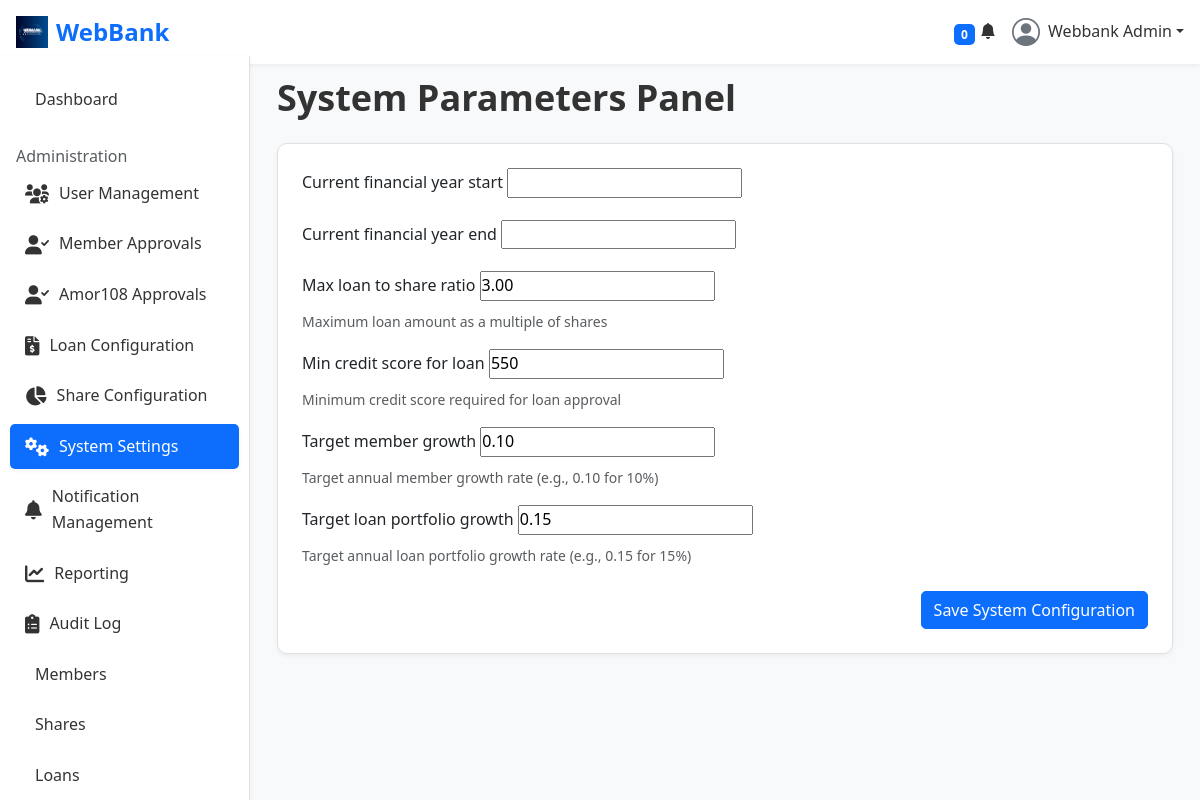
Screenshot of /admin-panel/system-config/ (signed in) with the database file from the repository.
### accounts/models.py (models this page shows, shortened)
class User(AbstractUser):
    USER_TYPES = (
        ('member', 'Member'),
        ('director', 'Director'),
        ('admin', 'System Admin'),
        ('guarantor', 'Guarantor'),
        ('founder', 'Founder'),
    )
    email = models.EmailField(unique=True) # Redefine email to make it unique
    USERNAME_FIELD = 'email'
    REQUIRED_FIELDS = ['first_name', 'last_name', 'phone_number']
    user_type = models.CharField(max_length=20, choices=USER_TYPES, default='member')
    phone_number = models.CharField(max_length=15, blank=True)
    residential_area = models.CharField(max_length=100, blank=True)
    address = models.TextField(blank=True)
    nationality = models.CharField(max_length=50, blank=True)
    id_number = models.CharField(max_length=20, blank=True)
    passport_no = models.CharField(max_length=20, blank=True)
    date_of_birth = models.DateField(null=True, blank=True)
    profile_picture = models.ImageField(upload_to='profiles/', null=True, blank=True)
    member_id = models.CharField(max_length=20, unique=True, null=True, blank=True)
    date_joined_sacco = models.DateField(null=True, blank=True)
    credit_score = models.IntegerField(default=750)
    is_verified = models.BooleanField(default=False)
    PROFILE_VISIBILITY_CHOICES = [
        ('private', 'Private'),
        ('public', 'Public'),
        ('only_me', 'Only Me'),
    ]
    profile_visibility = models.CharField(max_length=10, choices=PROFILE_VISIBILITY_CHOICES, default='private')
    two_factor_enabled = models.BooleanField(default=False) # Controls user preference for 2FA; full 2FA enforcement logic to be implemented separately.
    email_notifications = models.BooleanField(default=True)
    sms_notifications = models.BooleanField(default=False)
    loan_status_notifications = models.BooleanField(default=True)
    payment_reminders = models.BooleanField(default=True)
    share_dividend_notifications = models.BooleanField(default=True)
    system_maintenance_notifications = models.BooleanField(default=False)
    PREFERRED_LANGUAGE_CHOICES = [
        ('en', 'English'),
        ('es', 'Spanish'),
        ('fr', 'French'),
    ]
    preferred_language = models.CharField(max_length=5, choices=PREFERRED_LANGUAGE_CHOICES, default='en')
    PREFERRED_CURRENCY_CHOICES = [
        ('KES', 'KES (Ksh)'),
        ('USD', 'USD ($)'),
        ('EUR', 'EUR (€)'),
    ]
    preferred_currency = models.CharField(max_length=5, choices=PREFERRED_CURRENCY_CHOICES, default='KES')
    dark_mode_enabled = models.BooleanField(default=False)
    preferred_director = models.ForeignKey(
        'self',
        on_delete=models.SET_NULL,
        null=True,
        blank=True,
        related_name='preferred_members',
        limit_choices_to={'user_type': 'director'} # Filter choices to directors only
    )

### admin_panel/models.py (models this page shows, shortened)
class SaccoConfiguration(models.Model):
    current_financial_year_start = models.DateField(null=True, blank=True)
    current_financial_year_end = models.DateField(null=True, blank=True)
    max_loan_to_share_ratio = models.DecimalField(max_digits=5, decimal_places=2, default=3.00, help_text="Maximum loan amount as a multiple of shares")
    min_credit_score_for_loan = models.IntegerField(default=550, help_text="Minimum credit score required for loan approval")
    target_member_growth = models.DecimalField(max_digits=5, decimal_places=2, default=0.10, help_text="Target annual member growth rate (e.g., 0.10 for 10%)")
    target_loan_portfolio_growth = models.DecimalField(max_digits=5, decimal_places=2, default=0.15, help_text="Target annual loan portfolio growth rate (e.g., 0.15 for 15%)")

### admin_panel/views.py (the view)
# urls.py: path('system-config/', views.system_config_panel, name='system_config_panel'),
@login_required
@admin_required
def system_config_panel(request):
    sacco_config, created = SaccoConfiguration.objects.get_or_create(pk=1)
    if request.method == 'POST':
        form = SaccoConfigurationForm(request.POST, instance=sacco_config)
        if form.is_valid():
            form.save()
            messages.success(request, "System Configuration saved successfully.")
            return redirect('admin_panel:system_config_panel')
    else:
        form = SaccoConfigurationForm(instance=sacco_config)
    context = {
        'form': form,
        'sacco_config': sacco_config,
        'user_type': request.user.user_type,
    }
    return render(request, 'admin_panel/system_config_panel.html', context)

### admin_panel/forms.py
class SaccoConfigurationForm(forms.ModelForm):
    class Meta:
        model = SaccoConfiguration
        fields = '__all__'
        widgets = {
            'max_loan_to_share_ratio': forms.NumberInput(attrs={'step': '0.01'}),
            'target_member_growth': forms.NumberInput(attrs={'step': '0.01'}),
            'target_loan_portfolio_growth': forms.NumberInput(attrs={'step': '0.01'}),
        }

### notifications/context_processors.py (called while the page is built)
def user_notifications(request):
    if request.user.is_authenticated:
        unread_count = Notification.objects.filter(user=request.user, is_read=False).count()
        recent_notifications = Notification.objects.filter(user=request.user).order_by('-created_at')[:5]
        all_notifications = Notification.objects.filter(user=request.user).order_by('-created_at') # All notifications
        return {
            'unread_notifications_count': unread_count,
            'recent_notifications': recent_notifications,
            'all_notifications': all_notifications, # Added all notifications
        }
    return {}

### templates/admin_panel/system_config_panel.html (shortened to what this page needs)
{% extends 'base.html' %}
{% load static %}
{% block content %}
<div class="container-fluid">
    <h3 class="fw-bold mb-4">System Parameters Panel</h3>
    <div class="card p-4 mb-4">
        <form method="post">
            {% for field in form %}
                <div class="mb-3">
                    <label for="{{ field.id_for_label }}" class="form-label">{{ field.label }}</label>
                    {{ field }}
                    {% if field.help_text %}
                        <div class="form-text">{{ field.help_text }}</div>
                    {% endif %}
                </div>
            {% endfor %}
            <div class="d-flex justify-content-end mt-4">
                <button type="submit" class="btn btn-primary">Save System Configuration</button>
            </div>
        </form>
    </div>
</div>
{% endblock %}

### templates/base.html (shortened to what this page needs)
{% load static %}
<!DOCTYPE html>
<html lang="en">
<head>
  <link href="https://cdn.jsdelivr.net/npm/bootstrap@5.3.3/dist/css/bootstrap.min.css" rel="stylesheet">
  <link rel="stylesheet" href="https://cdnjs.cloudflare.com/ajax/libs/font-awesome/6.0.0-beta3/css/all.min.css">
  <link rel="stylesheet" href="{% static 'webbank/css/styles.css' %}">
  <link href='https://cdn.boxicons.com/fonts/basic/boxicons.min.css' rel='stylesheet'>
  <link href="https://cdn.jsdelivr.net/npm/bootstrap-icons@1.10.5/font/bootstrap-icons.css" rel="stylesheet">
</head>
<body>
  <nav class="navbar navbar-expand-lg navbar-light bg-light fixed-top px-3">
      <div class="d-flex align-items-center">
          <a class="navbar-brand d-flex align-items-center" href="{% url 'index' %}">
              <img src="{% static 'webbank/images/webbank.png' %}" alt="WebBank Logo" height="32" class="me-2">
              <span class="fw-bold text-primary">WebBank</span>
          </a>
      </div>
      <div class="ms-auto d-flex align-items-center">
          <li class="nav-item dropdown list-unstyled">
              <a class="nav-link nav-icon" href="#" data-bs-toggle="dropdown">
                  <i class="bi bi-bell-fill"></i>
                  <span class="badge bg-primary badge-number me-3">{{ unread_notifications_count|default:0 }}</span>
              </a>
          </li>
          <li class="nav-item dropdown ps-3 list-unstyled">
              <a class="nav-link nav-profile d-flex align-items-center pe-0" href="#" data-bs-toggle="dropdown">
                  {% if user.profile_picture %}
                  <img src="{{ user.profile_picture.url }}" alt="Profile" class="rounded-circle" width="32" height="32">
                  {% else %}
                  <i class="bi bi-person-circle fs-3 text-secondary"></i>
                  {% endif %}
                  <span class="d-none d-md-block dropdown-toggle ps-2">{{ user.get_full_name|default:user.username }}</span>
              </a>
          </li>
      </div>
  </nav>
  <div class="sidebar" id="sidebar">
      {% if user.is_authenticated %}
    {% if user.user_type == 'founder' %}
        <a href="{% url 'admin_panel:founder_dashboard' %}" class="nav-link {% if request.resolver_match.url_name == 'founder_dashboard' %}active{% endif %}">
            <i class='bx bxs-dashboard'></i> Dashboard
        </a>
    {% elif user.user_type == 'admin' %}
        <a href="{% url 'admin_panel:admin_dashboard' %}" class="nav-link {% if request.resolver_match.url_name == 'admin_dashboard' %}active{% endif %}">
             Dashboard
        </a>
    {% else %}
        <a href="{% url 'dashboard:main_dashboard' %}" class="nav-link {% if request.resolver_match.url_name == 'main_dashboard' %}active{% endif %}">
            <i class='bx bxs-dashboard'></i> Dashboard
        </a>
    {% endif %}
      {% if not is_amor108_dashboard %}
      {% if user.user_type == 'founder' or user.user_type == 'admin' %}
      <h6 class="sidebar-heading d-flex justify-content-between align-items-center px-3 mt-4 mb-1 text-muted">
          <span>Administration</span>
      </h6>
      <a href="{% url 'admin_panel:user_list' %}" class="nav-link {% if 'user_' in request.resolver_match.view_name %}active{% endif %}">
          <i class='fas fa-users-cog'></i> User Management
      </a>
      <a href="{% url 'admin_panel:pending_members' %}" class="nav-link {% if 'pending_members' in request.resolver_match.view_name %}active{% endif %}">
          <i class='fas fa-user-check'></i> Member Approvals
      </a>
      <a href="{% url 'admin_panel:pending_amor108_members' %}" class="nav-link {% if 'pending_amor108_members' in request.resolver_match.view_name %}active{% endif %}">
          <i class='fas fa-user-check'></i> Amor108 Approvals
      </a>
      <a href="{% url 'admin_panel:loan_config_panel' %}" class="nav-link {% if 'loan_config' in request.resolver_match.view_name or 'loan_type' in request.resolver_match.view_name %}active{% endif %}">
          <i class='fas fa-file-invoice-dollar'></i> Loan Configuration
      </a>
      <a href="{% url 'admin_panel:share_config_panel' %}" class="nav-link {% if 'share_config' in request.resolver_match.view_name %}active{% endif %}">
          <i class='fas fa-chart-pie'></i> Share Configuration
      </a>
      <a href="{% url 'admin_panel:system_config_panel' %}" class="nav-link {% if 'system_config' in request.resolver_match.view_name %}active{% endif %}">
          <i class='fas fa-cogs'></i> System Settings
      </a>
      <a href="{% url 'admin_panel:notification_settings_panel' %}" class="nav-link {% if 'notification_' in request.resolver_match.view_name %}active{% endif %}">
          <i class='fas fa-bell'></i> Notification Management
      </a>
      <a href="{% url 'admin_panel:reporting_dashboard' %}" class="nav-link {% if 'report' in request.resolver_match.view_name %}active{% endif %}">
          <i class='fas fa-chart-line'></i> Reporting
      </a>
      <a href="{% url 'admin_panel:audit_log_list' %}" class="nav-link {% if 'audit_log' in request.resolver_match.view_name %}active{% endif %}">
          <i class='fas fa-clipboard-list'></i> Audit Log
      </a>
      {% endif %}
      {% if user.user_type == 'admin' %}
      <a href="{% url 'members:members_dashboard' %}" class="nav-link {% if request.resolver_match.url_name == 'members_dashboard' %}active{% endif %}">
           Members
      </a>
      {% endif %}
      <a href="{% url 'shares:shares_dashboard' %}" class="nav-link {% if request.resolver_match.url_name == 'shares_dashboard' %}active{% endif %}">
           Shares
      </a>
      <a href="{% url 'loans:loans_dashboard' %}" class="nav-link {% if request.resolver_match.url_name == 'loans_dashboard' %}active{% endif %}">
           Loans
      </a>
      {% endif %}
      {% endif %}
  </div>
  <div class="content main-content">
      {% block content %}
      {% endblock %}
  </div>
</body>
</html>

### static/webbank/css/styles.css (style rules this page uses)
:root { --primary-color: #0d6efd; --secondary-color: #6c757d; --success-color: #198754; --info-color: #0dcaf0; --warning-color: #ffc107; --danger-color: #dc3545; --light-color: #f8f9fa; --dark-color: #212529; --bg-light-gray: #f8f9fa; --text-dark: #333; --text-muted: #6c757d; --border-color: #e0e0e0; --shadow-sm: 0 2px 5px rgba(0, 0, 0, 0.05); --shadow-md: 0 5px 15px rgba(0, 0, 0, 0.1); --border-radius-sm: 5px; --border-radius-md: 10px; --border-radius-lg: 15px; --transition-speed: 0.3s; }
*, *::before, *::after { box-sizing: border-box; padding: 0; margin: 0; }
html { scroll-behavior: smooth; }
body { font-family: 'Segoe UI', Roboto, 'Helvetica Neue', Arial, sans-serif; line-height: 1.6; color: var(--text-dark); background-color: var(--bg-light-gray); padding-top: 56px; }
a { text-decoration: none; color: var(--primary-color); transition: color var(--transition-speed) ease, background-color var(--transition-speed) ease; }
.btn { transition: all var(--transition-speed) ease; border-radius: var(--border-radius-sm); }
.card { border-radius: var(--border-radius-md); border: 1px solid var(--border-color); box-shadow: var(--shadow-sm); transition: all var(--transition-speed) ease; }
h3 { font-size: 1.75rem; }
h6 { font-size: 1rem; }
@media (min-width: 768px) { h3 { font-size: 2rem; } }
@media (min-width: 992px) { h3 { font-size: 2.25rem; } }
.navbar { box-shadow: var(--shadow-sm); background-color: white !important; }
.navbar-brand { font-weight: 700; font-size: 1.5rem; color: var(--dark-color) !important; }
.navbar-brand .text-primary { color: var(--primary-color) !important; }
.navbar .badge { position: absolute; top: 5px; right: 5px; padding: 0.35em 0.6em; font-size: 0.75em; line-height: 1; border-radius: var(--border-radius-sm); }
.sidebar { position: fixed; top: 56px; left: 0; height: calc(100% - 56px); width: 250px; background-color: white; border-right: 1px solid var(--border-color); transform: translateX(-100%); transition: transform var(--transition-speed) ease-in-out, width var(--transition-speed) ease-in-out; z-index: 1030; padding-top: 1rem; box-shadow: var(--shadow-sm); }
.sidebar .nav-link { color: var(--text-dark); padding: 10px 15px; display: flex; align-items: center; border-radius: var(--border-radius-sm); margin: 5px 10px; transition: background-color 0.2s ease, color 0.2s ease; }
.sidebar .nav-link i { margin-right: 10px; font-size: 1.2rem; }
.sidebar .nav-link.active { background-color: var(--primary-color); color: white; box-shadow: var(--shadow-sm); }
.sidebar .nav-link.active i { color: white; }
.content { margin-left: 0; padding: 20px; transition: margin-left var(--transition-speed) ease-in-out; min-height: calc(100vh - 56px); }
@media (min-width: 992px) { .sidebar { transform: translateX(0); width: 250px; } }
@media (min-width: 992px) { .content { margin-left: 250px; } }
.main-content { padding-left: 15px; padding-right: 15px; }
@media (min-width: 992px) { .share-container, .main-content { max-width: calc(100% - 250px); } }

### rows the page displays
User: get_full_name "Webbank Admin"
SaccoConfiguration: form "3.00" "550" "0.10" "0.15"

### other values shown
{{ unread_notifications_count|default:0 }} "0"
{{ field.label }} "Current financial year start" "Current financial year end" "Max loan to share ratio" "Min credit score for loan" "Target member growth" "Target loan portfolio growth"
{{ field.help_text }} "Maximum loan amount as a multiple of shares" "Minimum credit score required for loan approval" "Target annual member growth rate (e.g., 0.10 for 10%)" "Target annual loan portfolio growth rate (e.g., 0.15 for 15%)"
